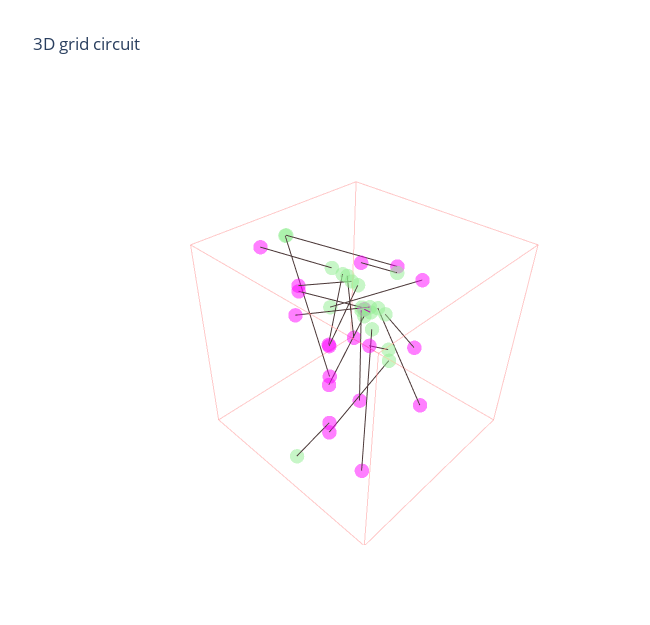

Here is the notebook cell this chart was saved with:
### Code cell
draw_main_circuit(make_gr(y_test, yhat))
